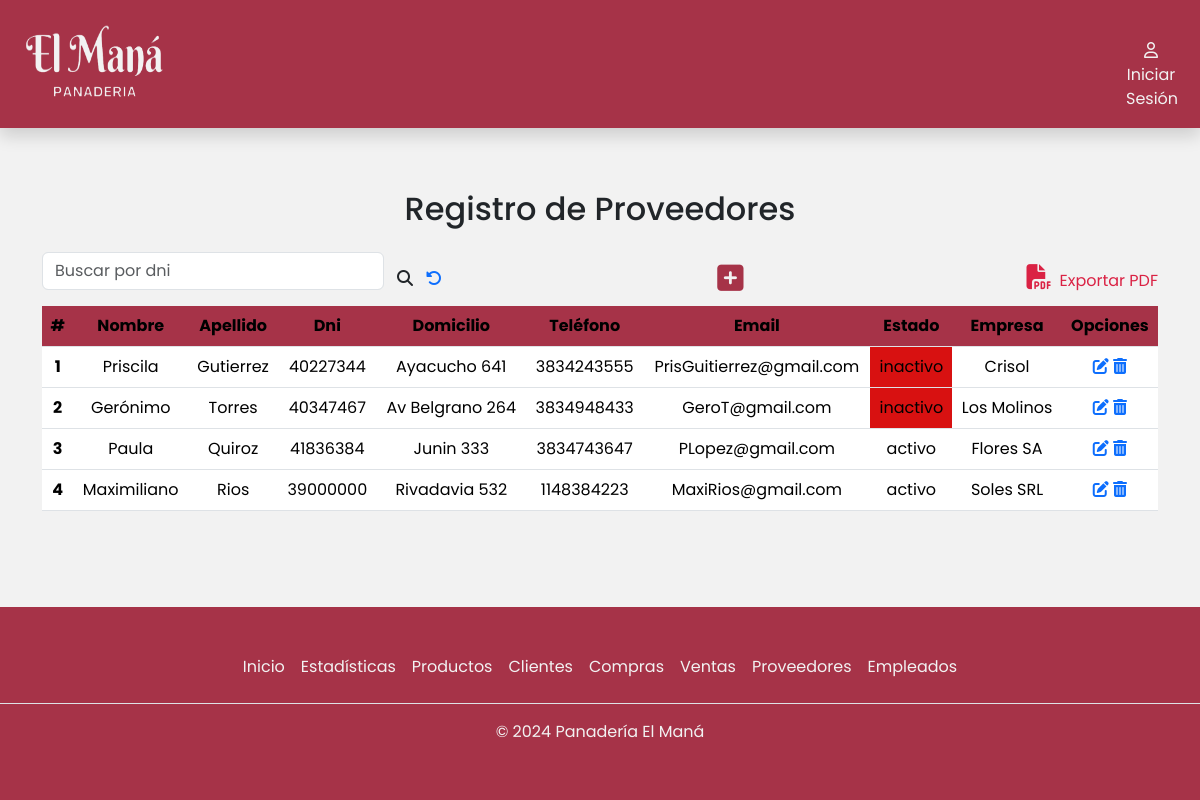
Screenshot of /proveedores/ with the database file from the repository.
### apps/pedidos/models.py (models this page shows, shortened)
class Proveedor(Persona):
    ESTADO = [
        ('activo', 'Activo'),
        ('inactivo', 'Inactivo'),
    ]
    dni  = models.CharField(max_length=8,blank=False,null=False)
    estado = models.CharField(max_length=10, choices=ESTADO,blank=False, null=False)
    empresa = models.CharField(max_length=50,blank=False,null=False)

### apps/pedidos/views.py (the view)
# urls.py: path('proveedores/',views.proveedores,name='proveedores'),
def proveedores(request):
    proveedores = Proveedor.objects.all()
    form = FormularioProveedor()
    if request.method == 'POST':  # Si el formulario fue enviado
        form = FormularioProveedor(request.POST)
        if form.is_valid():
            form.save()  # Guarda el nuevo proveedor en la base de datos
            return redirect('/proveedores') # Redirige a la misma página para actualizar la lista de proveedores
    return render(request, 'proveedor/proveedores.html', {'proveedores': proveedores, 'form': form})

### apps/pedidos/templates/proveedor/proveedores.html (shortened to what this page needs)
{%extends 'base/base.html'%}
{% load static %}
{% block contenido %}
<div class="container" id="container-tabla">
    <div class="col-12">
        <h2 class="text-center pb-3">Registro de Proveedores</h2>
        <div class="busqueda d-flex">
            <form class="d-flex align-items-center justify-content-center" role="search" method="POST" action="{% url 'pedidos:buscarProveedor' %}">
                <input
                    class="form-control mb-3"
                    type="search"
                    placeholder="Buscar por dni"
                    aria-label="buscar"
                    name="busqueda"
                    value="{{ busqueda|default:'' }}"
                />
                <button class="btn" type="submit">
                    <i class="fa-solid fa-magnifying-glass" style="font-size: 16px" title="Buscar"></i>
                </button>
                <a href="/proveedores"><i class="fa-solid fa-rotate-left" title="Recargar página"></i></a>
            </form>
            <div class="btn-modal">
                <button
                    type="button"
                    class="btn"
                    data-bs-toggle="modal"
                    data-bs-target="#exampleModal"
                >
                    <i
                        class="fa-solid fa-square-plus"
                        title="Agregar Proveedor"
                        style="font-size: 30px"
                    >
                    </i>
                </button>
            </div>
            <a class="expPdf" href="#"
            ><i class="fa-solid fa-file-pdf px-2" style="font-size: 25px"></i
            >Exportar PDF</a>
        </div>
        <div class="table-responsive">
            <table class="table">
                <thead class="bg-table">
                    <tr>
                        <th scope="col">#</th>
                        <th scope="col">Nombre</th>
                        <th scope="col">Apellido</th>
                        <th scope="col">Dni</th>
                        <th scope="col">Domicilio</th>
                        <th scope="col">Teléfono</th>
                        <th scope="col">Email</th>
                        <th scope="col">Estado</th>
                        <th scope="col">Empresa</th>
                        <th scope="col">Opciones</th>
                    </tr>
                </thead>
                <tbody>
                    {% for proveedor in proveedores %}
                    <tr>
                        <th scope="row">{{ forloop.counter }}</th>
                        <td>{{ proveedor.nombre }}</td>
                        <td>{{ proveedor.apellido }}</td>
                        <td>{{ proveedor.dni }}</td>
                        <td>{{ proveedor.direccion }}</td>
                        <td>{{ proveedor.telefono }}</td>
                        <td>{{ proveedor.mail }}</td>
                        {% if proveedor.estado == 'inactivo' %}
                        <td style="background-color: #d81111;">{{ proveedor.estado }}</td>
                        {% else %}
                        <td>{{ proveedor.estado }}</td>
                        {% endif %}
                        <td>{{ proveedor.empresa }}</td>
                        <td>
                            <a href="editar/{{proveedor.id}}"><i class="fa-solid fa-pen-to-square" title="Editar"></i></a>
                            <a href="eliminar/{{proveedor.id}}"><i class="fa-solid fa-trash-can" title="Eliminar"></i></a>
                        </td>
                    </tr>
                    {% empty %}
                    <tr>
                        <td colspan="10">No hay proveedores disponibles.</td>
                    </tr>
                    {% endfor %}
                </tbody>
            </table>
        </div>
    </div>
</div>
{% endblock %}

### static/css/estilos.css (style rules this page uses)
body { display: flex; flex-direction: column; min-height: 100vh; margin: 0; font-family: Poppins, sans-serif; background-color: #f2f2f2; }
#container-tabla { padding-top: 150px; }
table { text-align: center; }
th, td { vertical-align: middle; }
.bg-table { --bs-table-bg: #a63348; }
.expPdf { text-decoration: none; color: #da2244; }
.busqueda { justify-content: space-between; align-items: center; }
.btn-modal .fa-solid { color: #a63348; }

### rows the page displays
Proveedor: nombre "Priscila", apellido "Gutierrez", dni "40227344", direccion "Ayacucho 641", telefono "3834243555", mail "PrisGuitierrez@gmail.com", estado "inactivo", empresa "Crisol"
Proveedor: nombre "Gerónimo", apellido "Torres", dni "40347467", direccion "Av Belgrano 264", telefono "3834948433", mail "GeroT@gmail.com", estado "inactivo", empresa "Los Molinos"
Proveedor: nombre "Paula", apellido "Quiroz", dni "41836384", direccion "Junin 333", telefono "3834743647", mail "PLopez@gmail.com", estado "activo", empresa "Flores SA"
Proveedor: nombre "Maximiliano", apellido "Rios", dni "39000000", direccion "Rivadavia 532", telefono "1148384223", mail "MaxiRios@gmail.com", estado "activo", empresa "Soles SRL"
